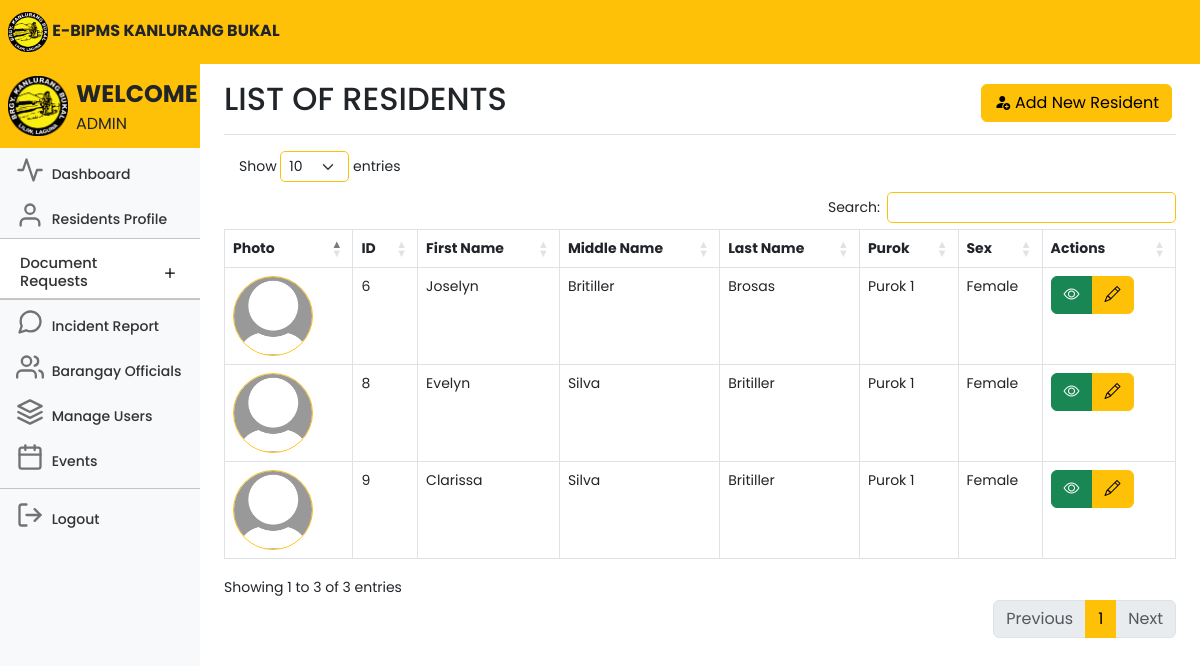
The page /adminresidentsfemale.php (signed in) on the database its author committed.
### tables this page shows
CREATE TABLE `users` (
  `id` int(11) NOT NULL,
  `userID` varchar(100) NOT NULL,
  `firstname` varchar(100) NOT NULL,
  `middlename` varchar(100) NOT NULL,
  `lastname` varchar(100) NOT NULL,
  `sex` varchar(100) NOT NULL,
  `birthday` varchar(100) NOT NULL,
  `age` int(11) NOT NULL,
  `house_no` varchar(100) NOT NULL,
  `purok` varchar(100) NOT NULL,
  `civilstatus` varchar(100) NOT NULL,
  `voter` varchar(100) NOT NULL,
  `is_special_group` tinyint(1) NOT NULL,
  `specialgroup` varchar(100) NOT NULL,
  `members` int(11) NOT NULL,
  `housingstatus` varchar(100) NOT NULL,
  `employmentstatus` varchar(100) NOT NULL,
  `yearsliving` varchar(100) NOT NULL,
  `phonenumber` varchar(15) NOT NULL,
  `email` varchar(100) NOT NULL,
  `username` varchar(100) NOT NULL,
  `password` varchar(100) NOT NULL,
  `profile_picture` varchar(255) NOT NULL,
  `proof` varchar(255) NOT NULL,
  `status` text NOT NULL,
  `isEditable` tinyint(2) NOT NULL,
  `last_username_change` datetime NOT NULL DEFAULT current_timestamp(),
  `last_password_change` datetime NOT NULL DEFAULT current_timestamp()
);

### adminresidentsfemale.php (the view, shortened to what this page needs)
<!DOCTYPE html>
<html lang="en">
<head>
	<link rel="stylesheet" href="https://cdn.jsdelivr.net/npm/bootstrap-icons@1.10.5/font/bootstrap-icons.css">
	<link href="css/bootstrap.min.css" rel="stylesheet">
	<link rel="stylesheet" href="css/style.css">
	<link rel="stylesheet" href="DataTables/datatables.css" />
	<link rel="stylesheet"
		href="https://cdnjs.cloudflare.com/ajax/libs/twitter-bootstrap/5.3.0/css/bootstrap.min.css" />
	<link rel="stylesheet" href="https://cdn.datatables.net/1.13.7/css/dataTables.bootstrap5.min.css" />
	<link rel="stylesheet" href="https://cdn.datatables.net/buttons/2.3.6/css/buttons.dataTables.min.css" />
	<link rel="stylesheet" href="DataTables/datatables.css" />
	<link href="dashboard.css" rel="stylesheet">
</head>
<body>
	<header class="navbar navbar-light sticky-top bg-warning flex-md-nowrap p-0 ">
		<a class="navbar-brand px-2 fs-6 text-dark">
			<img src="kanlurangbukal.png" width="40">
			<b>E-BIPMS KANLURANG BUKAL</b>
		</a>
	</header>
	<div class="container-fluid">
		<div class="row">
			<nav id="sidebarMenu" class="col-md-3 col-lg-2 d-md-block bg-body-tertiary sidebar collapse">
				<div class="position-sticky pt-2 mt-2 sidebar-sticky bg-light">
					<ul class="nav flex-column">
						<a class="navbar-brand px-2 fs-6 bg-warning">
							<img class="float-start" src="kanlurangbukal.png" width="60">
							<span class="fs-4 px-2 text-dark"><b>WELCOME</b></span>
							<br>
							<span class="fs-6 px-2 text-dark" style="text-transform: uppercase;">
								<?php echo $_SESSION['user'] ?>
							</span>
						</a>
						<li class="nav-item fs-7">
							<a class="nav-link" aria-current="page" href="adminhome.php">
								<span data-feather="activity" class="align-text-bottom feather-48"></span>
								Dashboard
							</a>
						</li>
						<li class="nav-item fs-7">
							<a class="nav-link" aria-current="page" href="adminresidents.php">
								<span data-feather="user" class="align-text-bottom feather-48"></span>
								Residents Profile
							</a>
						</li>
						<li class="nav-item fs-7">
							<div class="accordion accordion-flush" id="accordionFlushExample">
								<div class="accordion-item">
									<h2 class="accordion-header fs-7">
										<button class="accordion-button collapsed fs-7 pt-3 pb-2 nav-link"
											style="font-size:11pt;" type="button" data-bs-toggle="collapse"
											data-bs-target="#flush-collapseOne" aria-expanded="false"
											aria-controls="flush-collapseOne">
											Document Requests
										</button>
									</h2>
									<hr class="mt-0 mb-0">
								</div>
						</li>
						<hr class="mt-0 mb-0">
						<li class="nav-item fs-7">
							<a class="nav-link" href="adminincidentreport">
								<span data-feather="message-circle" class="align-text-bottom feather-48"></span>
								Incident Report
							</a>
						</li>
						<li class="nav-item fs-7">
							<a class="nav-link" href="adminofficials.php">
								<span data-feather="users" class="align-text-bottom feather-48"></span>
								Barangay Officials
							</a>
						</li>
						<li class="nav-item fs-7">
							<a class="nav-link" href="adminusers.php">
								<span data-feather="layers" class="align-text-bottom feather-48"></span>
								Manage Users
							</a>
						</li>
						<li class="nav-item fs-7">
							<a class="nav-link" href="adminevents.php">
								<span data-feather="calendar" class="align-text-bottom feather-48"></span>
								Events
							</a>
						</li>
						<hr class="mt-2 mb-1">
						<li class="nav-item fs-7">
							<a class="nav-link" href="adminlogout.php">
								<span data-feather="log-out" class="align-text-bottom feather-48"></span>
								Logout
							</a>
						</li>
					</ul>
				</div>
			</nav>
			<main class="col-md-9 ms-sm-auto col-lg-10 px-md-4">
				<div
					class="d-flex justify-content-between flex-wrap flex-md-nowrap align-items-center pt-3 pb-2 mb-3 border-bottom">
					<h1 class="h2">LIST OF RESIDENTS</h1>
					<div class="btn-toolbar mb-2 mb-md-0">
						<div class="btn-group me-1">
							<a href="adminaddresidents.php" class="btn btn-md btn-warning"><i
									class="bi bi-person-fill-add">
								</i>Add New Resident</a>
						</div>
					</div>
				</div>
				<div class="table-responsive">
					<div class="data_table">
						<table id="myTable" class="table table-bordered" style="width:100%">
							<thead>
								<tr>
									<th scope="col">Photo</th>
									<th scope="col">ID</th>
									<th scope="col">First Name</th>
									<th scope="col">Middle Name</th>
									<th scope="col">Last Name</th>
									<th scope="col">Purok</th>
									<th scope="col">Sex</th>
									<th scope="col">Actions</th>
								</tr>
							</thead>
							<tbody>
								<?php
								include 'conn.php';
								$query = "SELECT * FROM users WHERE sex='Female'";
								$query_run = mysqli_query($conn, $query);
								if (mysqli_num_rows($query_run) > 0) {
									foreach ($query_run as $items) {
										?>
										<tr>
											<td style="display: block; margin-left: auto; margin-right: auto;">
												<?php
												if (!empty($items['profile_picture'])) {
													echo '<img class="rounded-circle border border-warning" src="' . $items['profile_picture'] . '" alt="Profile Picture" width="80">';
												} else {
													echo '<img class="rounded-circle border border-warning" src="default-profile-pic.jpg" alt="Profile Picture" width="80">';
												}
												?>
											</td>
											<td>
												<?= $items['id']; ?>
											</td>
											<td>
												<?= $items['firstname']; ?>
											</td>
											<td>
												<?= $items['middlename']; ?>
											</td>
											<td>
												<?= $items['lastname']; ?>
											</td>
											<td>
												<?= $items['purok']; ?>
											</td>
											<td>
												<?= $items['sex']; ?>
											</td>
											<td class="text-right">
												<div class="btn-group me-2">
													<button type="button" class="btn btn-success" data-bs-toggle="modal"
														data-bs-target="#viewModal<?= $items['id']; ?>">
														<i class="bi bi-eye"></i>
													</button>
													<?php if ($items['isEditable'] == 1): ?>
														<a href="admineditresidents.php?id=<?= $items['id']; ?>"
															class="btn btn-warning">
															<i class="bi bi-pencil"></i>
														</a>
													<?php endif; ?>
												</div>
											</td>
										</tr>
										<?php
									}
								}
								?>
							</tbody>
						</table>
					</div>
				</div>
			</main>
		</div>
	</div>
</body>
</html>

### css/style.css (style rules this page uses)
* { margin: 0; padding: 0; font-size: 10; font-family: 'Poppins', sans-serif; scroll-behavior: smooth; }

### dashboard.css (style rules this page uses)
body { font-size: .875rem; }
.feather { width: 16px; height: 16px; }
.sidebar { position: fixed; top: 0; bottom: 0; left: 0; z-index: 100; padding: 48px 0 0; box-shadow: inset -1px 0 0 rgba(0, 0, 0, .1); }
.sidebar-sticky { height: calc(100vh - 48px); overflow-x: hidden; overflow-y: auto; }
.sidebar .nav-link { font-weight: 500; color: #333; }
.sidebar .nav-link .feather { margin-right: 4px; color: #727272; }
.navbar-brand { padding-top: .75rem; padding-bottom: .75rem; }
.feather-48 { width: 28px; height: 28px; }

### adminresidentsfemale.php (style rules this page uses)
.accordion { --bs-accordion-active-bg: #ffc107; --bs-accordion-active-color: #212529; --bs-accordion-btn-focus-box-shadow: none; }
.accordion-button::after { transition: all 0.5s; }

### rows shown on the page
users: id "6", firstname "Joselyn", middlename "Britiller", lastname "Brosas", purok "Purok 1", sex "Female"
users: id "8", firstname "Evelyn", middlename "Silva", lastname "Britiller", purok "Purok 1", sex "Female"
users: id "9", firstname "Clarissa", middlename "Silva", lastname "Britiller", purok "Purok 1", sex "Female"

### other values the page prints
$_SESSION['user'] "ADMIN"
